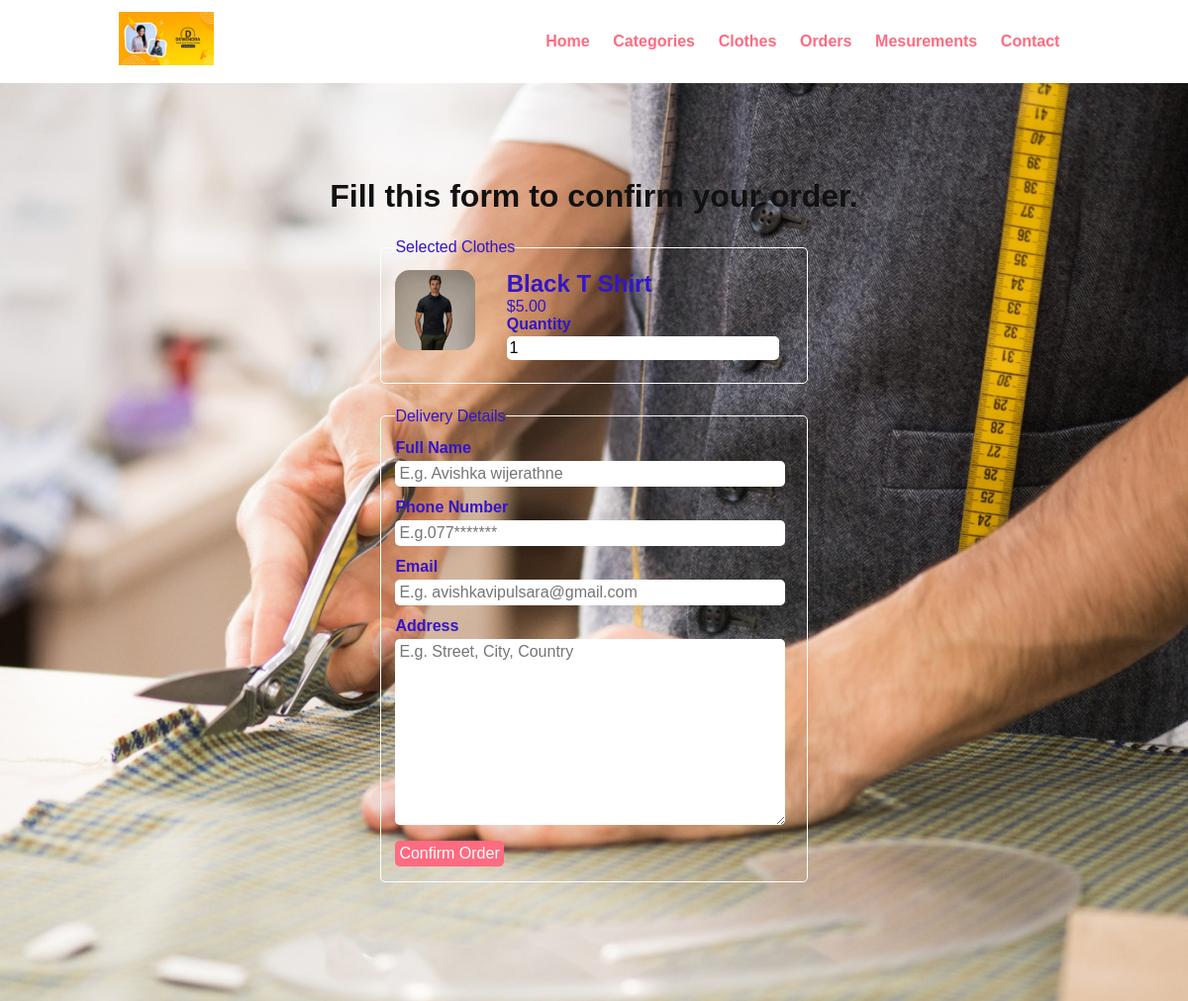
Screenshot of /order.php?clothes_id=25 with the database file from the repository.
### tables this page shows
CREATE TABLE `tbl_clothes` (
  `id` int(10) UNSIGNED NOT NULL,
  `title` varchar(100) NOT NULL,
  `description` text NOT NULL,
  `price` decimal(10,2) NOT NULL,
  `image_name` varchar(255) NOT NULL,
  `category_id` int(10) UNSIGNED NOT NULL,
  `featured` varchar(10) NOT NULL,
  `active` varchar(10) NOT NULL
);

### order.php (the view, shortened to what this page needs)
<?php include ('C:\xampp\htdocs\Online_tailoring\partials-front\menu.php');?>
<?php
if(isset($_GET['clothes_id']))
{
    $clothes_id = $_GET['clothes_id'];
    $sql = "SELECT * FROM tbl_clothes WHERE id=$clothes_id";
    $res = mysqli_query($conn, $sql);
    $count = mysqli_num_rows($res);
    if($count==1)
    {
      $row = mysqli_fetch_assoc($res);
      $title = $row['title'];
      $price = $row['price'];
      $image_name = $row['image_name'] ;
    }
    else
    {
     header('location:'.SITEURL);
    }
}
else
{
    header('location:'.SITEURL);
}
?>
    <section class="clothes-search">
        <div class="container">
            <h2 class="text-center text-white">Fill this form to confirm your order.</h2>
            <form action="" method="POST" class="order">
            <fieldset>
                    <legend>Selected Clothes</legend>
     <div class="clothes-menu-img">
                        <?php
                        if($image_name=="")
                        {
                            echo "<div class='error'>Image not Available</div>";
                        }
                        else
                        {
                            ?>
                            <img src="<?php echo SITEURL; ?>images/clothes/<?php echo $image_name ?>" alt="Shirts" class="img-responsive img-curve">
                            <?php
                        }
                        ?>
                    </div>
                    <div class="clothes-menu-desc">
                        <h3><?php echo $title; ?></h3>
                        <p class="food-price">$<?php echo $price; ?></p>
                        <div class="order-label">Quantity</div>
                        <input type="number" name="qty" class="input-responsive" value="1" required>
                    </div>
                </fieldset>
                <fieldset>
                    <legend>Delivery Details</legend>
                    <div class="order-label">Full Name</div>
                    <input type="text" name="full-name" placeholder="E.g. Avishka wijerathne" class="input-responsive" required>
                    <div class="order-label">Phone Number</div>
                    <input type="tel" name="contact" placeholder="E.g.077*******" class="input-responsive" required>
                    <div class="order-label">Email</div>
                    <input type="email" name="email" placeholder="E.g. avishkavipulsara@gmail.com" class="input-responsive" required>
                    <div class="order-label">Address</div>
                    <textarea name="address" rows="10" placeholder="E.g. Street, City, Country" class="input-responsive" required></textarea>
                    <input  type="submit" name="submit" value="Confirm Order" class="btn btn-primary">
                </fieldset>
            </form>
        </div>
    </section>

### css/style.css (style rules this page uses)
* { margin: 0 0; padding: 0 0; font-family: Arial, Helvetica, sans-serif; }
.container { width: 80%; margin: 0 auto; padding: 1%; color: #3315c8; }
.img-responsive { width: 100%; }
.img-curve { border-radius: 15px; }
.text-center { text-align: center; }
.text-white { color: #121111; }
.btn { padding: 1%; border: none; font-size: 1rem; border-radius: 5px; }
.btn-primary { background-color: #ff6b81; color: white; cursor: pointer; }
h2 { color: #2f3542; font-size: 2rem; margin-bottom: 2%; }
h3 { font-size: 1.5rem; }
fieldset { border: 1px solid white; margin: 5%; padding: 3%; border-radius: 5px; }
.clothes-search { background-image: url(../images/bg.jpg); background-size: cover; background-repeat: no-repeat; background-position: center; padding: 7% 0; }
.clothes-menu-img { width: 20%; float: left; }
.clothes-menu-desc { width: 70%; float: left; margin-left: 8%; }
.order { width: 50%; margin: 0 auto; }
.input-responsive { width: 96%; padding: 1%; margin-bottom: 3%; border: none; border-radius: 5px; font-size: 1rem; }
.order-label { margin-bottom: 1%; font-weight: bold; }

### rows the page displays
tbl_clothes: image_name (picture), title "Black T Shirt", price "5.00"
